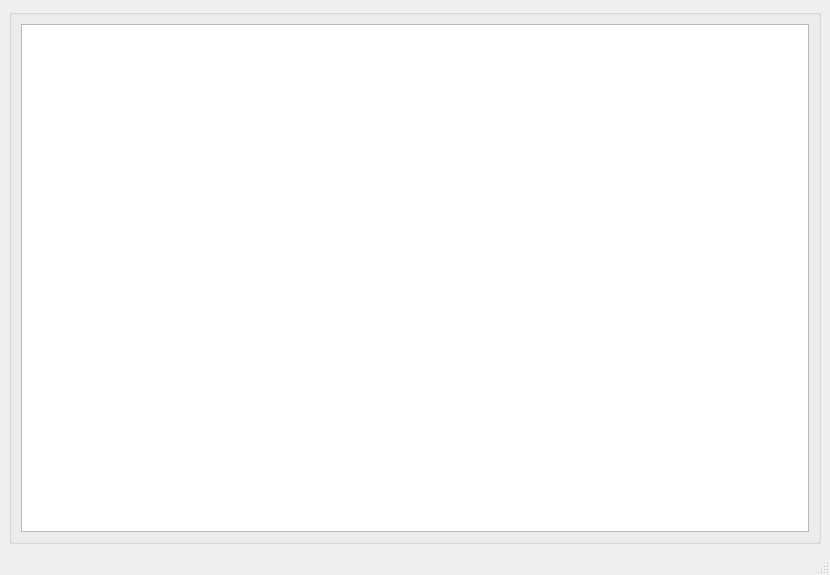
<?xml version="1.0" encoding="UTF-8"?>
<ui version="4.0">
 <class>MainWindow</class>
 <widget class="QMainWindow" name="MainWindow">
  <property name="geometry">
   <rect>
    <x>0</x>
    <y>0</y>
    <width>830</width>
    <height>575</height>
   </rect>
  </property>
  <property name="windowTitle">
   <string>MainWindow</string>
  </property>
  <widget class="QWidget" name="centralwidget">
   <layout class="QGridLayout" name="gridLayout">
    <item row="0" column="0">
     <widget class="QGroupBox" name="groupBox_4">
      <property name="title">
       <string/>
      </property>
      <layout class="QGridLayout" name="gridLayout_5">
       <item row="0" column="0">
        <widget class="GraphicsLayoutWidget" name="scatterViewer">
         <property name="sizePolicy">
          <sizepolicy hsizetype="Preferred" vsizetype="Expanding">
           <horstretch>0</horstretch>
           <verstretch>0</verstretch>
          </sizepolicy>
         </property>
        </widget>
       </item>
      </layout>
     </widget>
    </item>
   </layout>
  </widget>
  <widget class="QMenuBar" name="menubar">
   <property name="geometry">
    <rect>
     <x>0</x>
     <y>0</y>
     <width>830</width>
     <height>21</height>
    </rect>
   </property>
  </widget>
  <widget class="QStatusBar" name="statusbar"/>
 </widget>
 <customwidgets>
  <customwidget>
   <class>GraphicsLayoutWidget</class>
   <extends>QGraphicsView</extends>
   <header>pyqtgraph</header>
  </customwidget>
 </customwidgets>
 <resources/>
 <connections/>
</ui>
